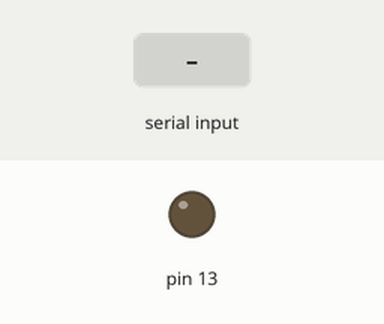
The sketch below on a simulated Arduino Uno, built with avr-gcc and run on an emulated ATmega328P. Shown: output pins drawn as LEDs (lit = HIGH). The inputs (shaded band) are chosen by the test bench.

Above: at 2.2 s.
2.3 s: "1" received over the second serial link
At 3.2 s:
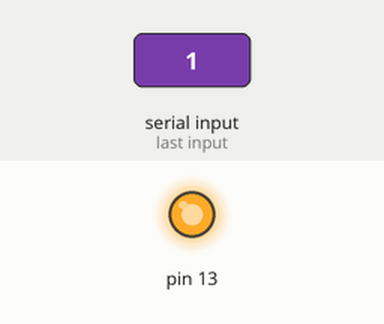
3.8 s: "0" received over the second serial link
At 4.3 s:
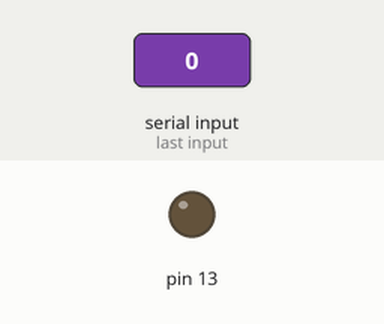
Timing chart, 0 to 6.8 s (numbered marks = the images above; inputs shaded):
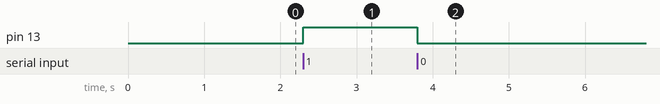

The sketch:

Coffee_Slave.ino
```cpp
#include <SoftwareSerial.h>

SoftwareSerial BTSerial(10, 11); // RX | TX

int state = 0;

void setup()
{
  pinMode(13, OUTPUT);
  BTSerial.begin(38400); // initialize Serial communication for bt module
  delay(1000);
}


void loop()
{
  if (BTSerial.available()>0){
    state = BTSerial.read();
  }
  if (state == '1')
    {
      digitalWrite(13, HIGH);
    }
  if (state == '0')
    {
      digitalWrite(13, LOW);
    }
}
```

Measured:
- after the input at 2.3 s, pin 13: LOW → HIGH at once
- after the input at 3.8 s, pin 13: HIGH → LOW at once
